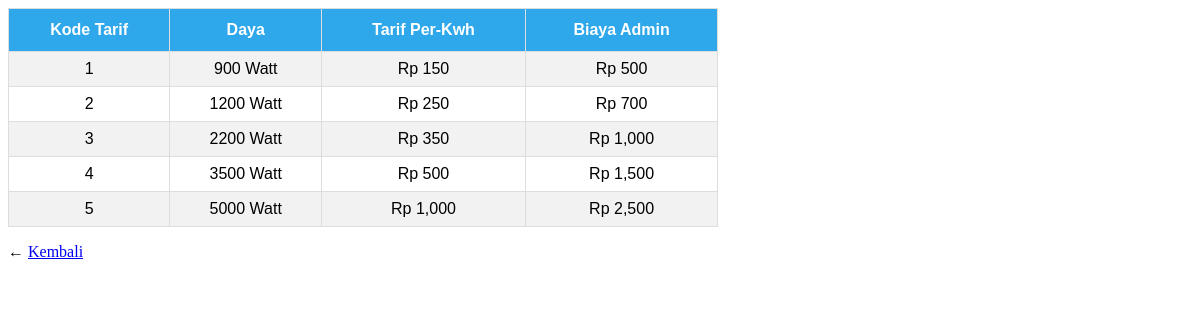
The app's page /tarif/list-tarif.php with its own data.
### tables this page shows
CREATE TABLE `tbtarif` (
  `KodeTarif` int(11) NOT NULL AUTO_INCREMENT,
  `Daya` int(11) NOT NULL,
  `TarifPerKwh` int(11) NOT NULL,
  `BiayaAdmin` int(11) NOT NULL,
  PRIMARY KEY (`KodeTarif`)
);

### tarif/list-tarif.php (the view, shortened to what this page needs)
<?php
    require_once("config.php");
    $ambil=$db->prepare("SELECT * FROM tbtarif");
    $ambil->execute();
    echo "<table id='tarif' border= 1'>
    <tr>
    <th>Kode Tarif</th>
    <th>Daya</th>
    <th>Tarif Per-Kwh</th>
    <th>Biaya Admin</th>
    </tr>";
    while($row=$ambil->fetch())
    {
    echo "<tr>";
    echo "<td>" . $row['KodeTarif'] . "</td>";
    echo "<td>" . $row['Daya'] . " Watt" . "</td>";
    echo "<td>" ."Rp ". number_format($row['TarifPerKwh']) . "</td>";
    echo "<td>" . "Rp ". number_format($row['BiayaAdmin']) . "</td>";
    echo "</tr>";
    }
    echo "</table>";
?>
 <p>&larr; <a href="/superadmin.php?page=tarif">Kembali</a>

### records on screen
tbtarif: KodeTarif "1", Daya "900", TarifPerKwh "150", BiayaAdmin "500"
tbtarif: KodeTarif "2", Daya "1200", TarifPerKwh "250", BiayaAdmin "700"
tbtarif: KodeTarif "3", Daya "2200", TarifPerKwh "350", BiayaAdmin "1,000"
tbtarif: KodeTarif "4", Daya "3500", TarifPerKwh "500", BiayaAdmin "1,500"
tbtarif: KodeTarif "5", Daya "5000", TarifPerKwh "1,000", BiayaAdmin "2,500"
